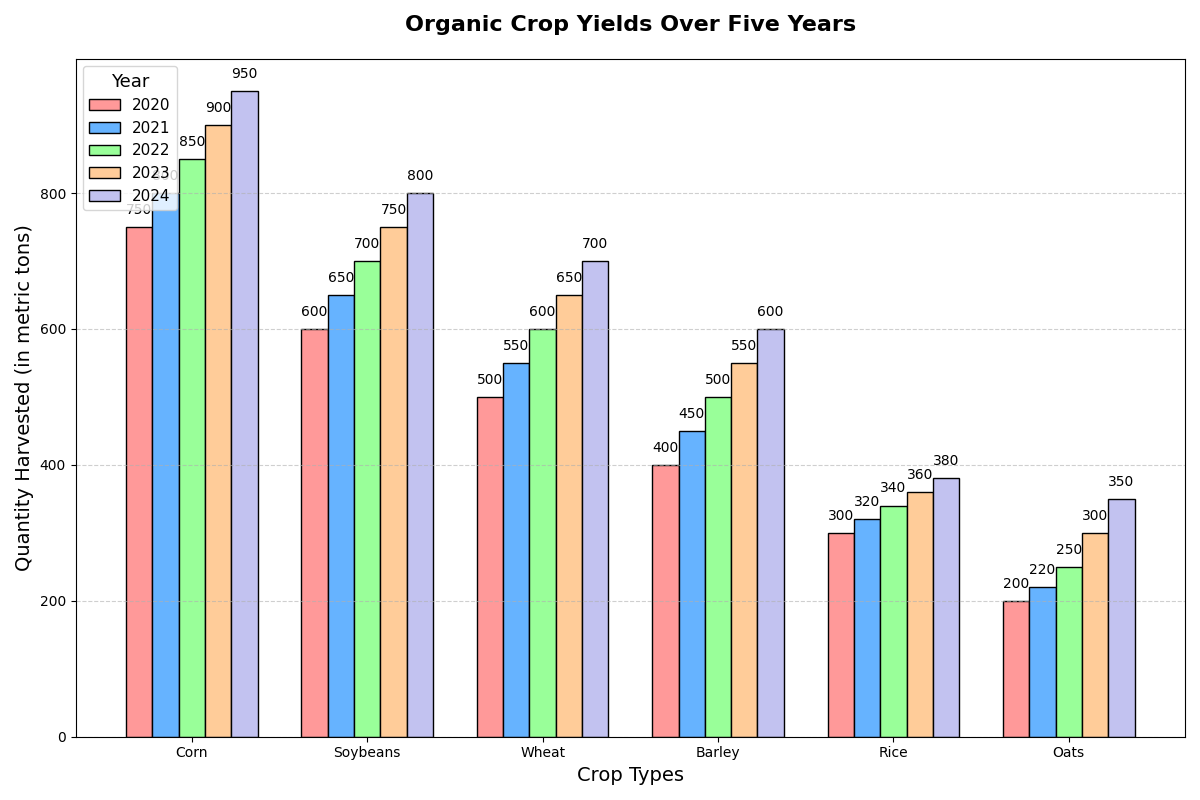

The Python source for this figure:
import matplotlib.pyplot as plt
import numpy as np

# Crop types and respective quantities harvested over five years (in metric tons)
crop_types = ['Wheat', 'Corn', 'Barley', 'Soybeans', 'Oats', 'Rice']
quantities_2020 = [500, 750, 400, 600, 200, 300]
quantities_2021 = [550, 800, 450, 650, 220, 320]
quantities_2022 = [600, 850, 500, 700, 250, 340]
quantities_2023 = [650, 900, 550, 750, 300, 360]
quantities_2024 = [700, 950, 600, 800, 350, 380]

# Sort based on quantities_2024 in descending order
sorted_indices = np.argsort(quantities_2024)[::-1]
sorted_crop_types = [crop_types[i] for i in sorted_indices]
sorted_quantities_2020 = [quantities_2020[i] for i in sorted_indices]
sorted_quantities_2021 = [quantities_2021[i] for i in sorted_indices]
sorted_quantities_2022 = [quantities_2022[i] for i in sorted_indices]
sorted_quantities_2023 = [quantities_2023[i] for i in sorted_indices]
sorted_quantities_2024 = [quantities_2024[i] for i in sorted_indices]

fig, ax = plt.subplots(figsize=(12, 8))
width = 0.15 

bar_positions = np.arange(len(sorted_crop_types))

bars_2020 = ax.bar(bar_positions - 2*width, sorted_quantities_2020, width=width, label='2020', color='#ff9999', edgecolor='black')
bars_2021 = ax.bar(bar_positions - width, sorted_quantities_2021, width=width, label='2021', color='#66b3ff', edgecolor='black')
bars_2022 = ax.bar(bar_positions, sorted_quantities_2022, width=width, label='2022', color='#99ff99', edgecolor='black')
bars_2023 = ax.bar(bar_positions + width, sorted_quantities_2023, width=width, label='2023', color='#ffcc99', edgecolor='black')
bars_2024 = ax.bar(bar_positions + 2*width, sorted_quantities_2024, width=width, label='2024', color='#c2c2f0', edgecolor='black')

def add_value_labels(bars):
    for bar in bars:
        yval = bar.get_height()
        ax.text(bar.get_x() + bar.get_width()/2, yval + 15, f'{yval}', ha='center', va='bottom')

add_value_labels(bars_2020)
add_value_labels(bars_2021)
add_value_labels(bars_2022)
add_value_labels(bars_2023)
add_value_labels(bars_2024)

ax.set_title('Organic Crop Yields Over Five Years', fontsize=16, fontweight='bold', pad=20)
ax.set_xlabel('Crop Types', fontsize=14)
ax.set_ylabel('Quantity Harvested (in metric tons)', fontsize=14)
ax.set_xticks(bar_positions)
ax.set_xticklabels(sorted_crop_types)

ax.grid(True, linestyle='--', alpha=0.6, axis='y')
ax.legend(title='Year', title_fontsize='13', fontsize='11', loc='upper left', frameon=True)

plt.tight_layout()
plt.show()
